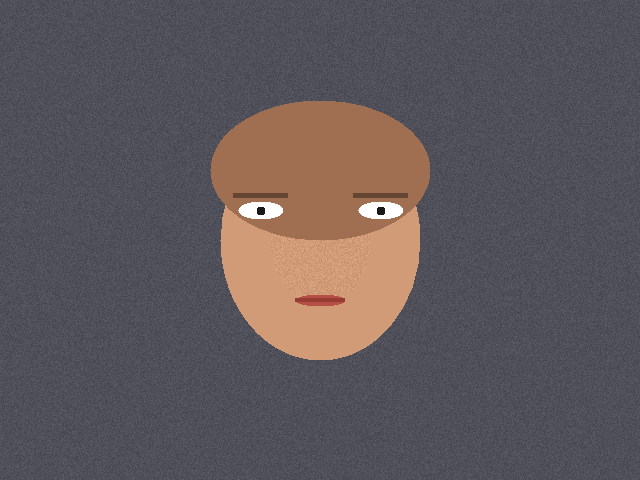
#> input picture traffic-backend/src/test/resources/driver-behavior-samples/01-normal-driver.png, 640 x 480 px
$ python -i image_enhancer.py   (imports and definitions only)
#> lines starting #> are read from the running program, lines starting #| are printed output that depends on the picture; after the words box and inside, x2 and y2 are one past the last pixel; in counts of white or black regions, pixels touching at a corner belong together
import logging
from typing import Tuple, Optional, Dict, Any

import numpy as np

logger = logging.getLogger(__name__)


class WeatherCondition:
    """天气条件枚举"""
    NORMAL = "normal"
    NIGHT = "night"
    BACKLIGHT = "backlight"
    RAIN = "rain"
    FOG = "fog"
    SNOW = "snow"


class RetinexEnhancer:
    """多尺度 Retinex 图像增强算法 (MSR)

    适用于夜间、低光照场景，通过模拟人类视觉系统的色彩恒常性，
    在多个尺度上分解图像为光照分量和反射分量，增强局部对比度。
    """

    def __init__(self, sigma_list: Optional[list] = None):
        self.sigma_list = sigma_list or [15, 80, 250]
        self._clahe_clip = 2.0
        self._clahe_grid = 8

    # [65 lines left out: functions _single_scale_retinex, _multi_scale_retinex, _color_restoration, _simplest_color_balance, enhance, not called in this run]


class FogRemover:
    """图像去雾算法 - 基于暗通道先验 (DCP)

    适用于雨雾天气，通过估计大气光和透射率来恢复清晰图像。
    """

    def __init__(self, omega: float = 0.95, t0: float = 0.1, patch_size: int = 15):
#> further down, picture is the input picture: shape (480, 640, 3); mean B, G, R 91.3, 87.4, 94.9
        self.omega = omega
        self.t0 = t0
        self.patch_size = patch_size

    def _dark_channel(self, img: np.ndarray) -> np.ndarray:
        """计算暗通道"""
        import cv2
        min_channel = np.min(img, axis=2)
        kernel = cv2.getStructuringElement(cv2.MORPH_RECT, (self.patch_size, self.patch_size))
        dark = cv2.erode(min_channel, kernel)
        return dark

    def _estimate_atmospheric_light(self, img: np.ndarray, dark: np.ndarray) -> np.ndarray:
        """估计大气光 A"""
        h, w = dark.shape
        num_pixels = h * w
        num_brightest = int(max(num_pixels * 0.001, 1))

        dark_flat = dark.flatten()
        indices = np.argsort(dark_flat)[-num_brightest:]

        img_flat = img.reshape(-1, 3)
        brightest_pixels = img_flat[indices]
        atmospheric_light = np.max(brightest_pixels, axis=0)

        return atmospheric_light

    def _estimate_transmission(self, img: np.ndarray, atmospheric_light: np.ndarray) -> np.ndarray:
        """估计透射率 t"""
        normalized_img = img.astype(np.float32) / (atmospheric_light + 1e-6)
        dark_normalized = self._dark_channel(normalized_img)
        transmission = 1.0 - self.omega * dark_normalized / 255.0
        return transmission

    def _soft_matting(self, img: np.ndarray, transmission: np.ndarray) -> np.ndarray:
        """使用引导滤波细化透射率"""
        import cv2
        try:
            from cv2.ximgproc import guidedFilter
            gray = cv2.cvtColor(img, cv2.COLOR_BGR2GRAY).astype(np.float32) / 255.0
            transmission_refined = guidedFilter(gray, transmission, radius=60, eps=0.0001)
            return transmission_refined
        except ImportError:
            logger.debug("ximgproc not available, using Gaussian blur for transmission refinement")
            return cv2.GaussianBlur(transmission, (51, 51), 0)

    # [13 lines left out: function _recover_scene_radiance, not called in this run]

    def defog(self, frame: np.ndarray) -> np.ndarray:
        """去雾主函数"""
        try:
            import cv2
            img = frame.copy()

            if len(img.shape) == 2:
                img = cv2.cvtColor(img, cv2.COLOR_GRAY2BGR)

            dark = self._dark_channel(img)
            atmospheric_light = self._estimate_atmospheric_light(img, dark)
            transmission = self._estimate_transmission(img, atmospheric_light)
            transmission_refined = self._soft_matting(img, transmission)
            recovered = self._recover_scene_radiance(img, atmospheric_light, transmission_refined)

            lab = cv2.cvtColor(recovered, cv2.COLOR_BGR2LAB)
            l, a, b = cv2.split(lab)
            clahe = cv2.createCLAHE(clipLimit=2.0, tileGridSize=(8, 8))
            l = clahe.apply(l)
            enhanced = cv2.cvtColor(cv2.merge((l, a, b)), cv2.COLOR_LAB2BGR)

            return enhanced
        except Exception as e:
            logger.warning(f"Defog failed: {e}")
            return frame


class NightBacklightEnhancer:
    """夜间/逆光场景图像增强，用于提升车牌识别精度。

    算法组合：
    1. 亮度评估：基于 Y 通道平均亮度判断是否需要增强
    2. CLAHE 局部对比度增强（L 通道）
    3. 伽马校正（针对低亮度）
    4. 自适应白平衡（简单灰度世界假设）
    5. Retinex 增强（可选，用于极端低光照）
    6. 去雾处理（雨雾天气）
    """

    LOW_BRIGHTNESS_THRESHOLD = 60.0
    BACKLIGHT_RATIO_THRESHOLD = 0.15
    FOG_DETECTION_THRESHOLD = 0.4
    RAIN_DETECTION_THRESHOLD = 0.3

    def __init__(self):
        self._clahe_clip = 2.0
        self._clahe_grid = 8
        self._retinex = RetinexEnhancer()
        self._fog_remover = FogRemover()

    def estimate_scene_type(self, frame: np.ndarray) -> str:
        """判断场景类型：night/backlight/rain/fog/normal."""
        if frame is None or frame.size == 0:
            return WeatherCondition.NORMAL
        try:
            import cv2
            gray = cv2.cvtColor(frame, cv2.COLOR_BGR2GRAY)
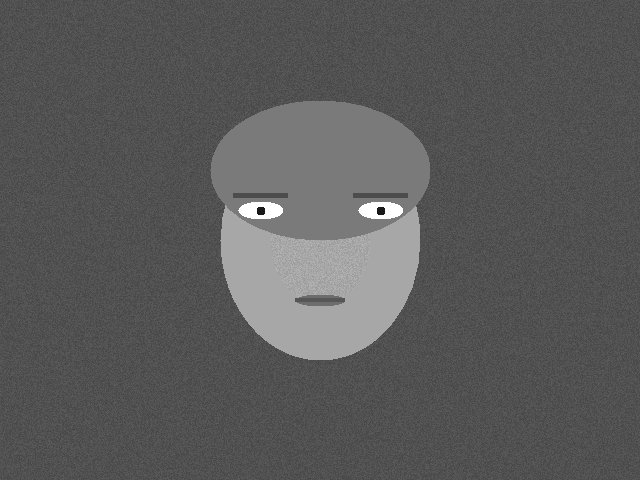
#> gray: shape (480, 640); min 25, max 255, mean 89.9
            mean_brightness = float(gray.mean())
#> mean_brightness = 89.94
            bright_pixels = np.sum(gray > 230) / (gray.size + 1e-6)
#> bright_pixels = 0.00368
            dark_pixels = np.sum(gray < 40) / (gray.size + 1e-6)
#> dark_pixels = 0.000391

            std_brightness = float(gray.std())
#> std_brightness = 26.05
            low_std = std_brightness < 40
#> low_std = True
            high_mean = mean_brightness > 100 and mean_brightness < 180
#> high_mean = False

            if low_std and high_mean and dark_pixels < 0.1:
                return WeatherCondition.FOG

            edge_density = self._estimate_edge_density(gray)
            if edge_density < self.RAIN_DETECTION_THRESHOLD and mean_brightness < 100:
                return WeatherCondition.RAIN

            if mean_brightness < self.LOW_BRIGHTNESS_THRESHOLD or dark_pixels > 0.4:
                return WeatherCondition.NIGHT
            if bright_pixels > self.BACKLIGHT_RATIO_THRESHOLD and dark_pixels > 0.2:
                return WeatherCondition.BACKLIGHT
            return WeatherCondition.NORMAL
        except Exception as e:
            logger.debug(f"estimate_scene_type failed: {e}")
            return WeatherCondition.NORMAL

    def _estimate_edge_density(self, gray: np.ndarray) -> float:
        """估计图像边缘密度，用于判断雨雾天气"""
        try:
            import cv2
            edges = cv2.Canny(gray, 50, 150)
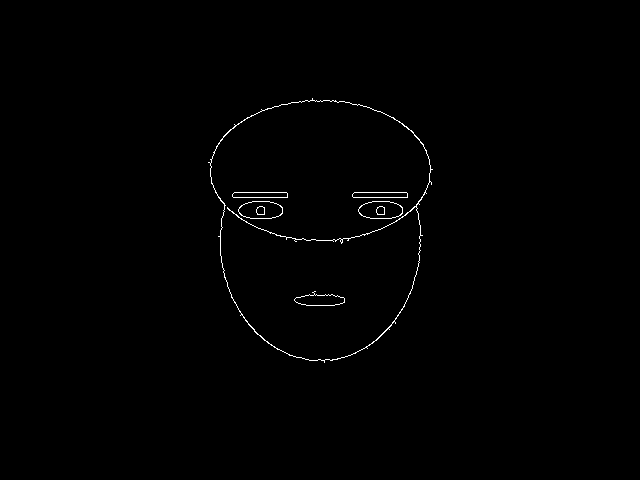
#> edges: shape (480, 640); 0.55% white in thin lines or dots, all inside (x1, y1, x2, y2) = (208, 98, 433, 363)
            edge_pixels = np.sum(edges > 0)
#> edge_pixels = 1701
            return edge_pixels / (gray.size + 1e-6)
        except Exception:
            return 1.0

    # [45 lines left out: function analyze_weather, not called in this run]

    def enhance(self, frame: np.ndarray,
                algorithm: Optional[str] = None,
                brightness: float = 1.0,
                contrast: float = 1.0) -> Tuple[np.ndarray, str, float]:
        """增强图像

        Args:
            frame: 输入图像
            algorithm: 指定算法 (retinex/defog/clahe_gamma/clahe_whitebalance)，None 则自动选择
            brightness: 亮度调节因子 (0.5-2.0)
            contrast: 对比度调节因子 (0.5-2.0)

        Returns:
            (增强后图, 场景类型, 质量评分增量)
        """
        scene = self.estimate_scene_type(frame)
#> in estimate_scene_type, `edge_density = self._estimate_edge_density(gray)`: edge_density = 0.00554
#> scene = 'rain'

        auto_algorithm = algorithm is None
        if auto_algorithm:
            if scene == WeatherCondition.NORMAL:
                if abs(brightness - 1.0) < 0.01 and abs(contrast - 1.0) < 0.01:
                    return frame, scene, 0.0
                algorithm = 'clahe_gamma'
            elif scene in [WeatherCondition.FOG, WeatherCondition.RAIN, WeatherCondition.SNOW]:
                algorithm = 'defog'
            elif scene == WeatherCondition.NIGHT:
                algorithm = 'retinex'
            elif scene == WeatherCondition.BACKLIGHT:
                algorithm = 'clahe_whitebalance'

        try:
            import cv2
        except ImportError:
            logger.warning("cv2 not available, skip image enhancement")
            return frame, scene, 0.0

        try:
            src_mean = float(cv2.cvtColor(frame, cv2.COLOR_BGR2GRAY).mean())
#> src_mean = 89.94

            enhanced = self._apply_enhance(frame, algorithm, brightness, contrast)
#> in _dark_channel, `min_channel = np.min(img, axis=2)`:
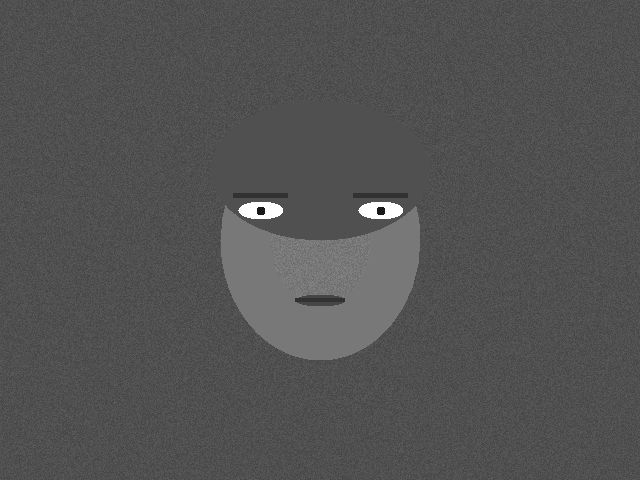
#> min_channel: shape (480, 640); min 25, max 255, mean 82.8
#> in _dark_channel, `dark = cv2.erode(min_channel, kernel)`:
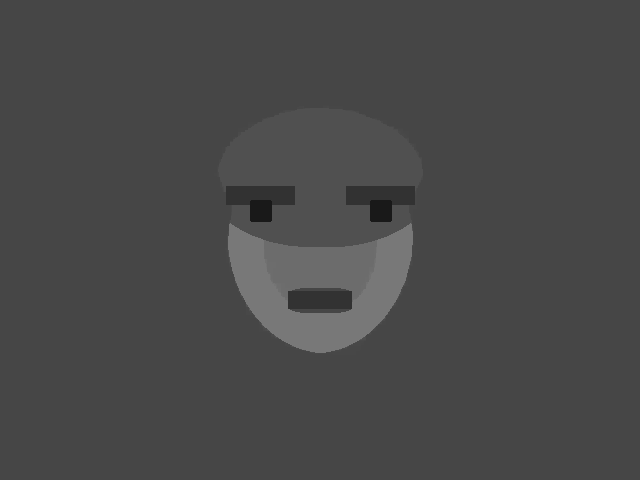
#> dark: shape (480, 640); min 25, max 120, mean 72.4
#> in _estimate_atmospheric_light, `indices = np.argsort(dark_flat)[-num_brightest:]`: indices = 307 values, max 216036 at index 17, min 155134 at index 36, mean 193568
#> in _estimate_atmospheric_light, `brightest_pixels = img_flat[indices]`: brightest_pixels = 307 rows, first 8: [120, 155, 210], [120, 155, 210], [120, 155, 210], [120, 155, 210], [120, 155, 210], [120, 155, 210], [120, 155, 210], [120, 155, 210]
#> in _estimate_atmospheric_light, `atmospheric_light = np.max(brightest_pixels, axis=0)`: atmospheric_light = [120, 155, 210]
#> in _estimate_transmission, `normalized_img = img.astype(np.float32) / (atmospheric_light + 1e-6)`:
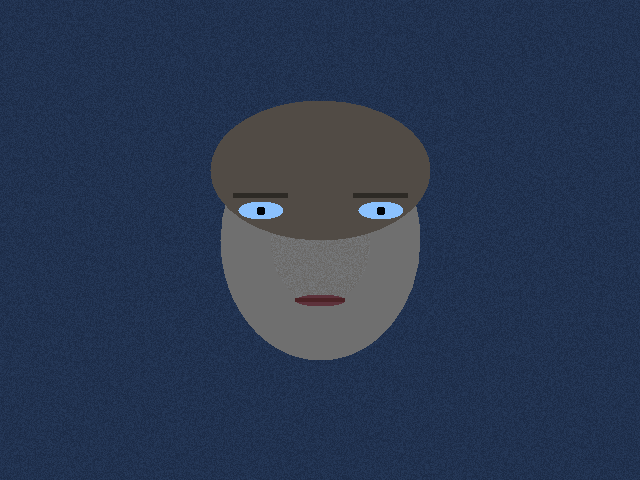
#> normalized_img: shape (480, 640, 3) float64; mean B, G, R 0.761, 0.564, 0.452; drawn with min black and max white
#> in _dark_channel (call 2), `min_channel = np.min(img, axis=2)`:
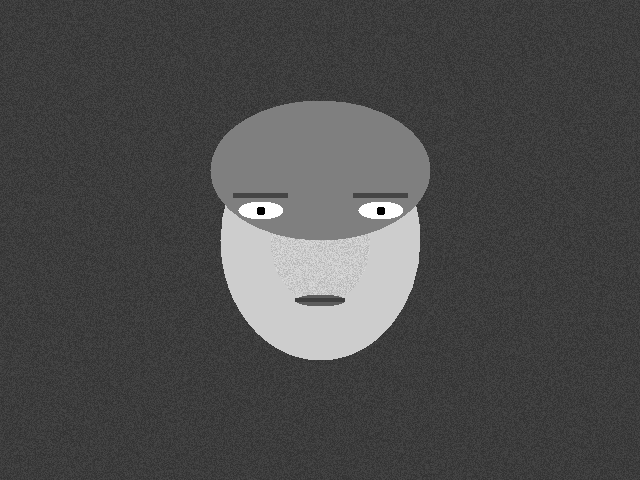
#> min_channel: shape (480, 640) float64; min 0.119, max 1.21, mean 0.444; drawn with min black and max white
#> in _dark_channel (call 2), `dark = cv2.erode(min_channel, kernel)`:
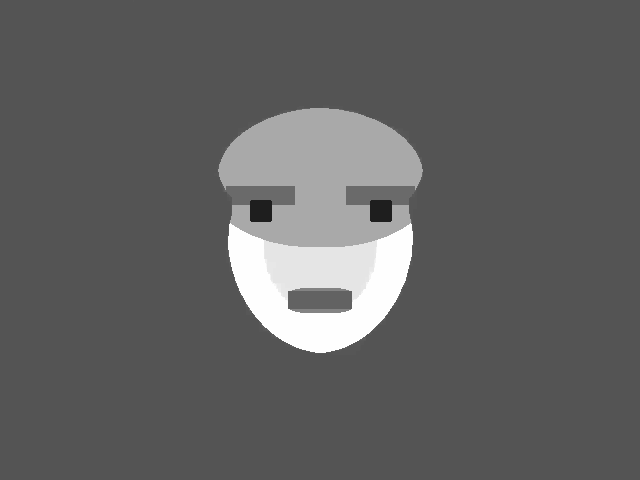
#> dark: shape (480, 640) float64; min 0.119, max 1, mean 0.384

            dst_mean = float(cv2.cvtColor(enhanced, cv2.COLOR_BGR2GRAY).mean())
#> dst_mean = 89.94
            dst_std = float(cv2.cvtColor(enhanced, cv2.COLOR_BGR2GRAY).std())
#> dst_std = 26.05

            score_gain = (abs(dst_mean - 110.0) - abs(src_mean - 110.0)) + (dst_std - 40) * 0.5
#> score_gain = -6.97

            return enhanced, scene, round(score_gain, 2)
        except Exception as e:
            logger.warning(f"enhance failed: {e}")
            return frame, scene, 0.0

    def _apply_enhance(self, frame: np.ndarray, algorithm: str,
                       brightness: float = 1.0, contrast: float = 1.0) -> np.ndarray:
        """应用指定的增强算法"""
        import cv2
        out = frame.copy()

        if algorithm == 'retinex':
            out = self._retinex.enhance(out)
        elif algorithm == 'defog':
            out = self._fog_remover.defog(out)
        elif algorithm == 'clahe_gamma':
            lab = cv2.cvtColor(out, cv2.COLOR_BGR2LAB)
            l, a, b = cv2.split(lab)
            clahe = cv2.createCLAHE(clipLimit=self._clahe_clip,
                                    tileGridSize=(self._clahe_grid, self._clahe_grid))
            l = clahe.apply(l)
            out = cv2.cvtColor(cv2.merge((l, a, b)), cv2.COLOR_LAB2BGR)
            gamma = 0.6 / brightness if brightness > 0 else 0.6
            out = self._gamma_correction(out, gamma)
        elif algorithm == 'clahe_whitebalance':
            lab = cv2.cvtColor(out, cv2.COLOR_BGR2LAB)
            l, a, b = cv2.split(lab)
            clahe = cv2.createCLAHE(clipLimit=3.0, tileGridSize=(4, 4))
            l = clahe.apply(l)
            out = cv2.cvtColor(cv2.merge((l, a, b)), cv2.COLOR_LAB2BGR)
            out = self._white_balance(out)

        if abs(brightness - 1.0) > 0.01 or abs(contrast - 1.0) > 0.0:
            out = self._adjust_brightness_contrast(out, brightness, contrast)

        return out

    # [62 lines left out: functions _adjust_brightness_contrast, enhance_roi, _gamma_correction, _white_balance, not called in this run]


night_backlight_enhancer = NightBacklightEnhancer()
retinex_enhancer = RetinexEnhancer()
fog_remover = FogRemover()

>>> import cv2
>>> picture = cv2.imread('../../../traffic-backend/src/test/resources/driver-behavior-samples/01-normal-driver.png')
>>> result = NightBacklightEnhancer().enhance(picture)
